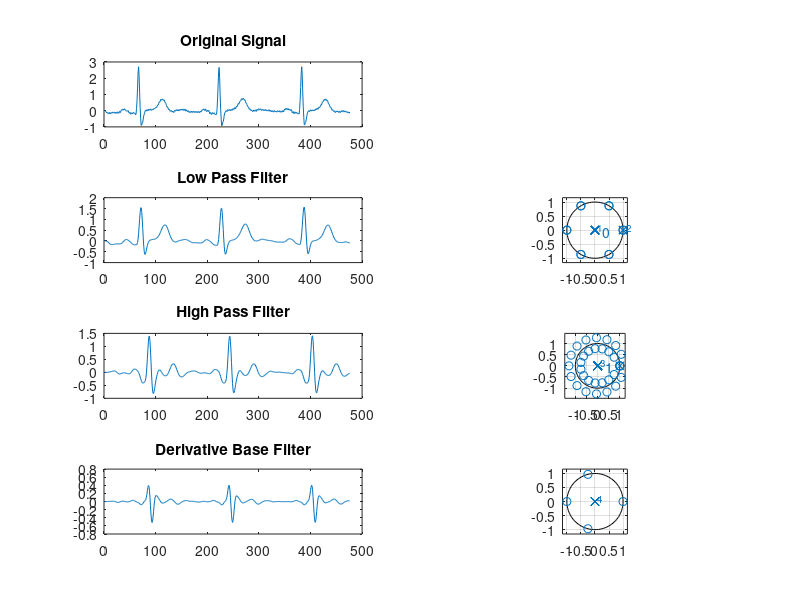
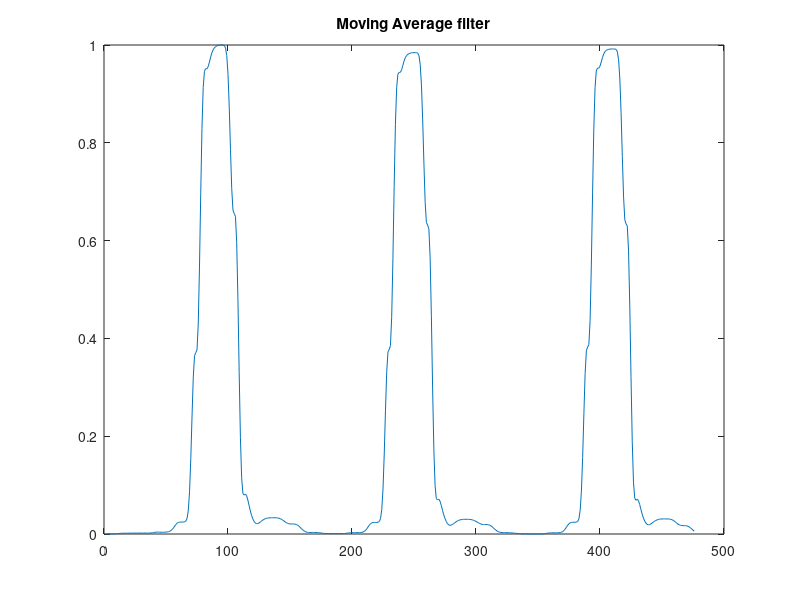
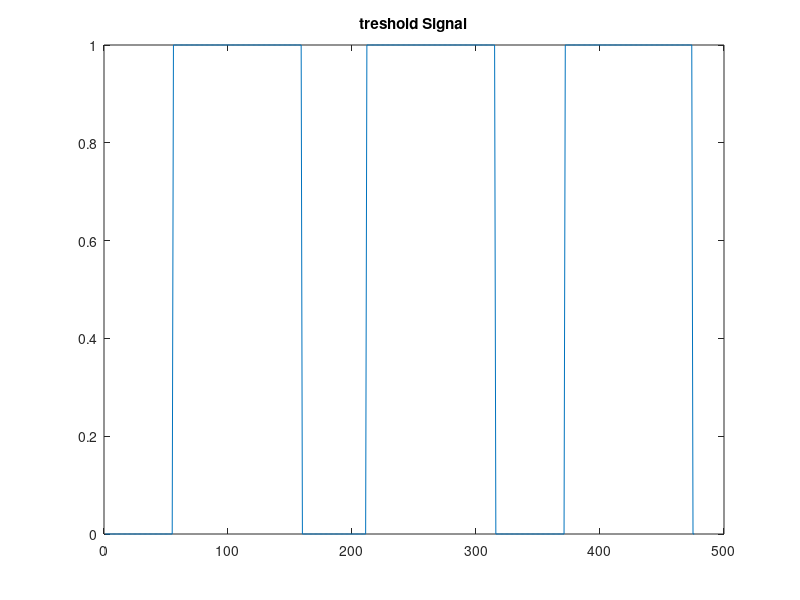
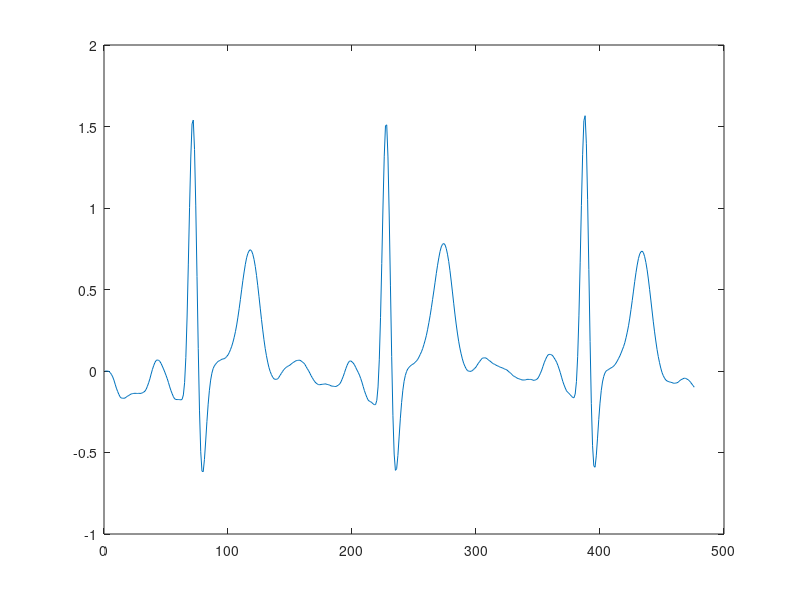

Recreate these plots in MATLAB, in order.
close all;clear;clc;
sig=load("ecg_60hz_200.dat");
N=length(sig);
fs=200;
t=[0:N-1]/fs;
figure(1);subplot(4,2,1);plot(sig)
title('Original Signal')

%%
     %           Low Pass Filter

b=1/32*[1 0 0 0 0 0 -2 0 0 0 0 0 1];
a=[1 -2 1];
sigL=filter(b,a,sig);
subplot(4,2,3);plot(sigL)
title('Low Pass Filter')
subplot(4,2,4);zplane(b,a)

%%
     %           High Pass Filter

b=[-1/32 0 0 0 0 0 0 0 0 0 0 0 0 0 0 0 1 -1 0 0 0 0 0 0 0 0 0 0 0 0 0 0 1/32];
a=[1 -1];
sigH=filter(b,a,sigL);
subplot(4,2,5);plot(sigH)
title('High Pass Filter')
subplot(4,2,6);zplane(b,a)

%%
     %          Derivative Base Filter

b=[1/4 1/8 0 -1/8 -1/4];
a=[1];
sigD=filter(b,a,sigH);
subplot(4,2,7);plot(sigD)
title('Derivative Base Filter')
subplot(4,2,8);zplane(b,a)

%%
     %      be tavane 2 miresanim
sigD2=sigD.^2;

%%
     %      normalization
signorm=sigD2/max(abs(sigD2));

%%
  
h=ones(1,31)/31;
sigAV=conv(signorm,h);
sigAV=sigAV(15+[1:N]);
sigAV=sigAV/max(abs(sigAV));
figure(2);plot(sigAV)
title('Moving Average filter')

%%
treshold=mean(sigAV);
P_G= (sigAV>0.01);
figure(3);plot(P_G)
title('treshold Signal')
figure;plot(sigL)
%%
difsig=diff(P_G);
left=find(difsig==1);
raight=find(difsig==-1);

%%
     %      run cancel delay
     %      6 sample delay because of LowPass filtering
     %      16 sample delay because of HighPass filtering
left=left-(6+16);
raight=raight-(6+16);

%%
    % P-QRS-t
for i=1:length(left);
   
    [R_A(i) R_t(i)]=max(sigL(left(i):raight(i)));
    R_t(i)=R_t(i)-1+left(i) %add offset
   
    [Q_A(i) Q_t(i)]=min(sigL(left(i):R_t(i)));
    Q_t(i)=Q_t(i)-1+left(i)
  
    [S_A(i) S_t(i)]=min(sigL(left(i):raight(i)));
    S_t(i)=S_t(i)-1+left(i)
    
    [P_A(i) P_t(i)]=max(sigL(left(i):Q_t(i)));
    P_t(i)=P_t(i)-1+left(i)
    
    [T_A(i) T_t(i)]=max(sigL(S_t(i):raight(i)));
    T_t(i)=T_t(i)-1+left(i)+47
    
   
end

%%



figure;plot(t,sigL,t(Q_t),Q_A,'*g',t(S_t),S_A,'^k',t(R_t),R_A,'ob',t(P_t),P_A,'+b',t(T_t),T_A,'+r');
for i=1:((length(P_t))-1)
    
    HRV=P_t(i+1)-P_t(i)
end

    